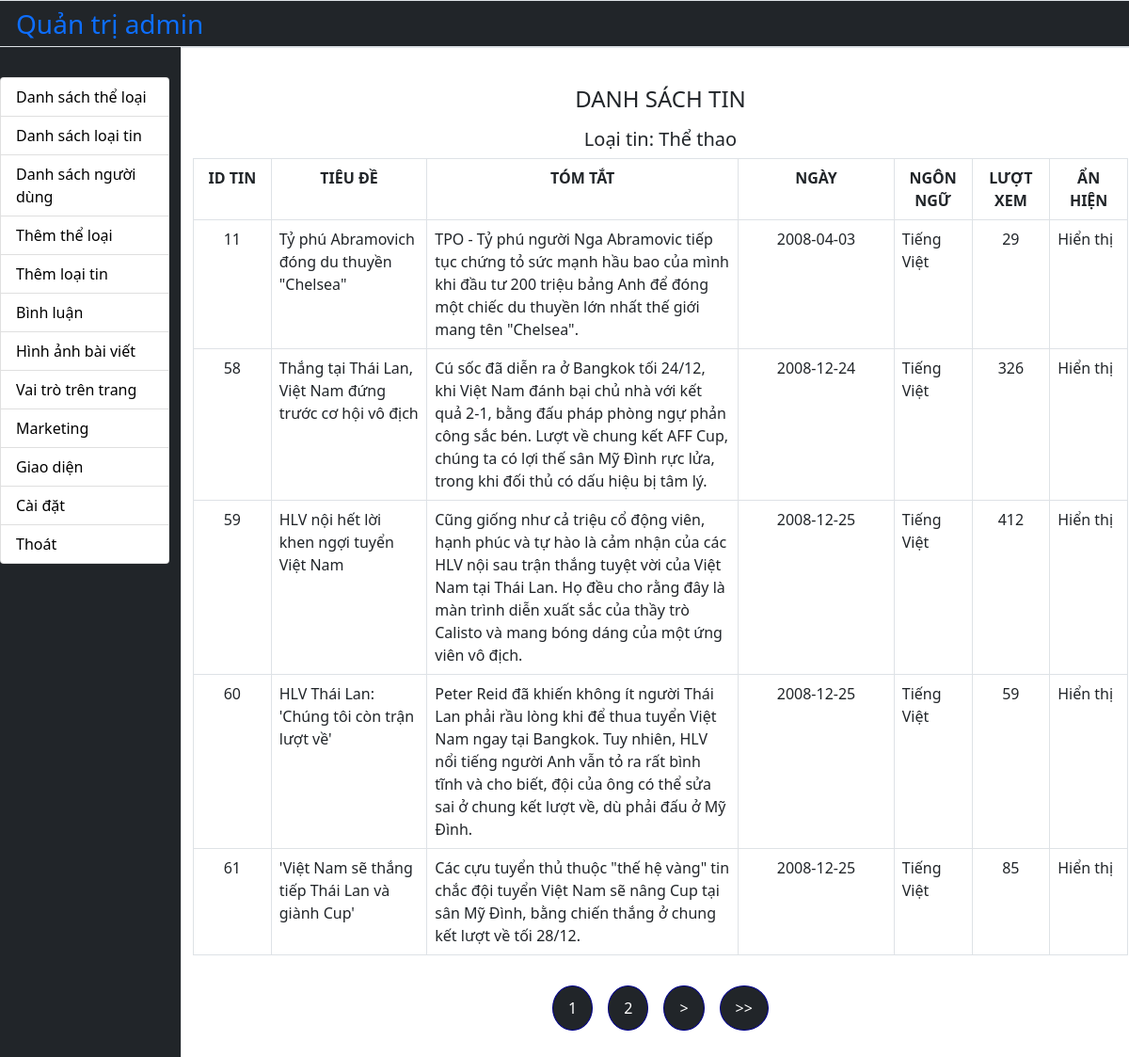
Page /tintuc/quantri/index.php?page=loai&idLT=1 (signed in) on the committed database.
### tables this page shows
CREATE TABLE `loaitin` (
  `idLT` int(11) NOT NULL,
  `lang` char(2) DEFAULT 'vi',
  `Ten` varchar(100) NOT NULL DEFAULT '',
  `ThuTu` tinyint(11) DEFAULT 0,
  `AnHien` tinyint(1) DEFAULT 1,
  `idTL` int(11) NOT NULL DEFAULT 1
);

CREATE TABLE `tin` (
  `idTin` int(11) NOT NULL,
  `lang` char(2) NOT NULL DEFAULT 'vi',
  `TieuDe` varchar(255) NOT NULL DEFAULT '',
  `TomTat` varchar(1000) DEFAULT NULL,
  `urlHinh` varchar(255) DEFAULT NULL,
  `Ngay` date DEFAULT current_timestamp(),
  `idUser` int(11) NOT NULL DEFAULT 0,
  `Content` text DEFAULT NULL,
  `idLT` int(11) NOT NULL DEFAULT 0,
  `idTL` int(11) DEFAULT 1,
  `SoLanXem` int(11) DEFAULT 0,
  `NoiBat` tinyint(1) DEFAULT 0,
  `AnHien` tinyint(1) DEFAULT 1,
  `tags` varchar(2000) DEFAULT NULL
);

### tintuc/quantri/tintrongloai_ds.php (the view, shortened to what this page needs)
<?php
$idLT = $_GET['idLT'];
settype($idLT, "int");
$page_size = 5;
$page_num = 1;
$listTin = layTinTrongLoai($idLT, $page_num, $page_size);
$loaitin = layTenLT($idLT);
?>
<link rel="stylesheet" href="https://cdn.jsdelivr.net/npm/bootstrap@5.1.0/dist/css/bootstrap.min.css">
<h4 class="col-10 m-auto p-2 text-center">DANH SÁCH TIN</h4>
<h5 class="col-10 m-auto p-2 text-center">Loại tin: <span> <?= $loaitin['Ten'] ?></span></h5>
<table class="table table-bordered">
    <tr>
        <th class="col-1 m-auto p-2 text-center">ID TIN</th>
        <th class="col-2 m-auto p-2 text-center">TIÊU ĐỀ</th>
        <th class="col-4 m-auto p-2 text-center">TÓM TẮT</th>
        <th class="col-2 m-auto p-2 text-center">NGÀY</th>
        <th class="col-1 m-auto p-2 text-center">NGÔN NGỮ</th>
        <th class="col-1 m-auto p-2 text-center">LƯỢT XEM</th>
        <th class="col-5 m-auto p-2 text-center">ẨN HIỆN</th>
    </tr>
    <?php foreach ($listTin as $row) { ?>
        <tr>
            <td class="text-center"><?= $row['idTin'] ?></td>
            <td><?= $row['TieuDe'] ?></td>
            <td><?= $row['Tomtat'] ?></td>
            <td class="text-center"><?= $row['Ngay'] ?></td>
            <td><?= ($row['lang']) == 'vi' ? "Tiếng Việt" : "Tiếng Anh" ?></td>
            <td class="text-center"><?= $row['SoLanXem'] ?></td>
            <td><?= ($row['AnHien'] ? "Hiển thị" : "Ẩn") ?></td>
        </tr>
    <?php } ?>
</table>
<?php
$total_rows = demTinTrongLoai($idLT);
$base_url = "index.php?page=loai&idLT=$idLT";
echo taoLinkPhanTrang($base_url, $total_rows, $page_num, $page_size);
?>

### rows in the picture
loaitin: Ten "Thể thao"
tin: idTin "11", TieuDe "Tỷ phú Abramovich đóng du thuyền \"Chelsea\"", TomTat "TPO - Tỷ phú người Nga Abramovic tiếp tục chứng tỏ sức mạnh hầu bao của mình khi đầu tư 200 triệu bảng Anh để đóng một chiếc du thuyền lớn nhất thế giới mang tên \"Chelsea\".", Ngay "2008-04-03", lang "Tiếng Việt", SoLanXem "29", AnHien "Hiển thị"
tin: idTin "58", TieuDe "Thắng tại Thái Lan, Việt Nam đứng trước cơ hội vô địch", TomTat "Cú sốc đã diễn ra ở Bangkok tối 24/12, khi Việt Nam đánh bại chủ nhà với kết quả 2-1, bằng đấu pháp phòng ngự phản công sắc bén. Lượt về chung kết AFF Cup, chúng ta có lợi thế sân Mỹ Đình rực lửa, trong khi đối thủ có dấu hiệu bị tâm lý.", Ngay "2008-12-24", lang "Tiếng Việt", SoLanXem "326", AnHien "Hiển thị"
tin: idTin "59", TieuDe "HLV nội hết lời khen ngợi tuyển Việt Nam", TomTat "Cũng giống như cả triệu cổ động viên, hạnh phúc và tự hào là cảm nhận của các HLV nội sau trận thắng tuyệt vời của Việt Nam tại Thái Lan. Họ đều cho rằng đây là màn trình diễn xuất sắc của thầy trò Calisto và mang bóng dáng của một ứng viên vô địch.", Ngay "2008-12-25", lang "Tiếng Việt", SoLanXem "412", AnHien "Hiển thị"
tin: idTin "60", TieuDe "HLV Thái Lan: 'Chúng tôi còn trận lượt về'", TomTat "Peter Reid đã khiến không ít người Thái Lan phải rầu lòng khi để thua tuyển Việt Nam ngay tại Bangkok. Tuy nhiên, HLV nổi tiếng người Anh vẫn tỏ ra rất bình tĩnh và cho biết, đội của ông có thể sửa sai ở chung kết lượt về, dù phải đấu ở Mỹ Đình.", Ngay "2008-12-25", lang "Tiếng Việt", SoLanXem "59", AnHien "Hiển thị"
tin: idTin "61", TieuDe "'Việt Nam sẽ thắng tiếp Thái Lan và giành Cup'", TomTat "Các cựu tuyển thủ thuộc \"thế hệ vàng\" tin chắc đội tuyển Việt Nam sẽ nâng Cup tại sân Mỹ Đình, bằng chiến thắng ở chung kết lượt về tối 28/12.", Ngay "2008-12-25", lang "Tiếng Việt", SoLanXem "85", AnHien "Hiển thị"
